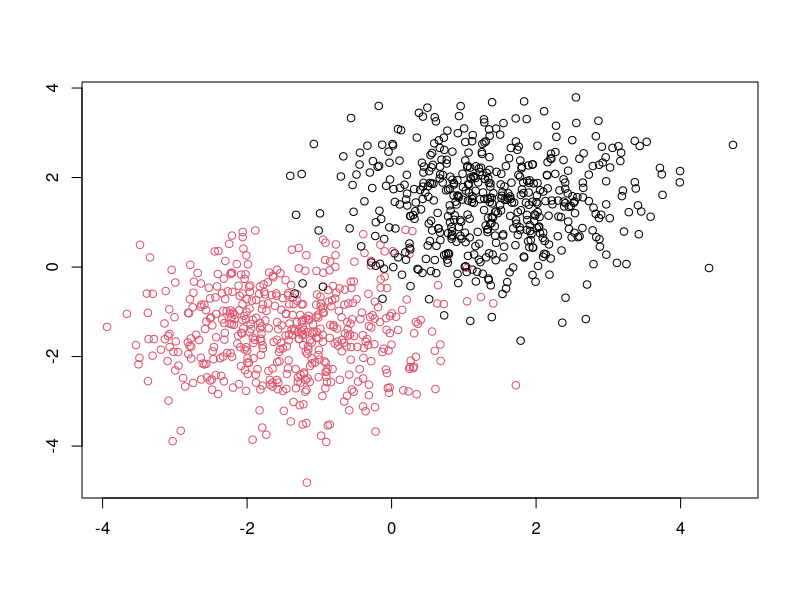

Write R code to recreate this figure.
library(mlbench)


### Name: mlbench.twonorm
### Title: Twonorm Benchmark Problem
### Aliases: mlbench.twonorm
### Keywords: datagen

### ** Examples

p<-mlbench.twonorm(1000, d=2)
plot(p)
